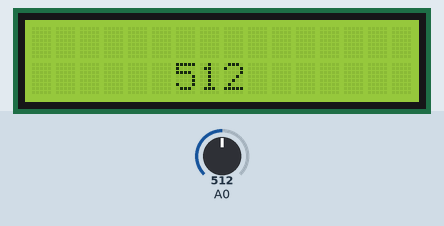
Simulated run of this sketch. Board: Arduino Uno, built with avr-gcc and run on an emulated ATmega328P. Shown: 16×2 character LCD. Inputs (shaded band) come from the test bench; at power-on: A0 = 512.

Above: at 2.4 s.
2.5 s: A0 set to 140
At 3.8 s:
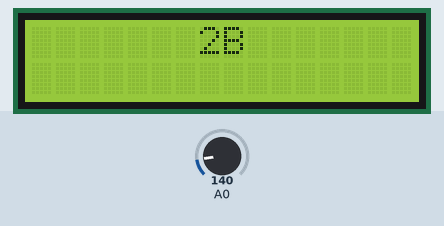
6.6 s: A0 set to 122
At 9.7 s:
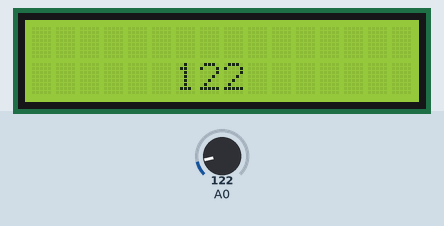
10.7 s: A0 set to 160
At 13.3 s:
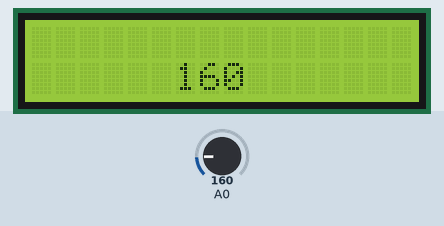
Timing chart, 0 to 14.8 s (numbered marks = the images above; inputs shaded):
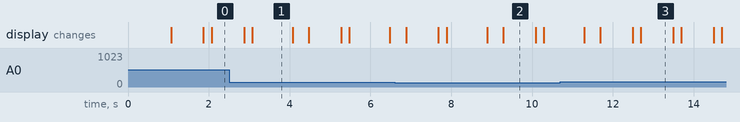

The sketch:

lcd.ino
```cpp
#include<LiquidCrystal.h>
LiquidCrystal lcd(8,9,4,5,6,7);

void setup()
{
 lcd.begin(16,2);
 lcd.setCursor(0,0);
 lcd.print("START");
 delay(1000);
 lcd.clear();

}

void loop()
{

int value=analogRead(A0);

if(value<150 && value>50)
{
  lcd.setCursor(7,0);
  lcd.print("2B");
  delay(1000);
  lcd.clear();
  delay(400);
}
lcd.setCursor(6,1);
lcd.print(value);
delay(800);
lcd.clear();
delay(200);

}
```

Measured:
- after the input at 2.5 s, the display: first differs from a run without the input after 0.57 s (image 1)
- what the display in image 1 shows lasts 1.0 s, from 3.1 s to 4.1 s
- what the display in image 2 shows lasts 0.8 s, from 9.3 s to 10.1 s
